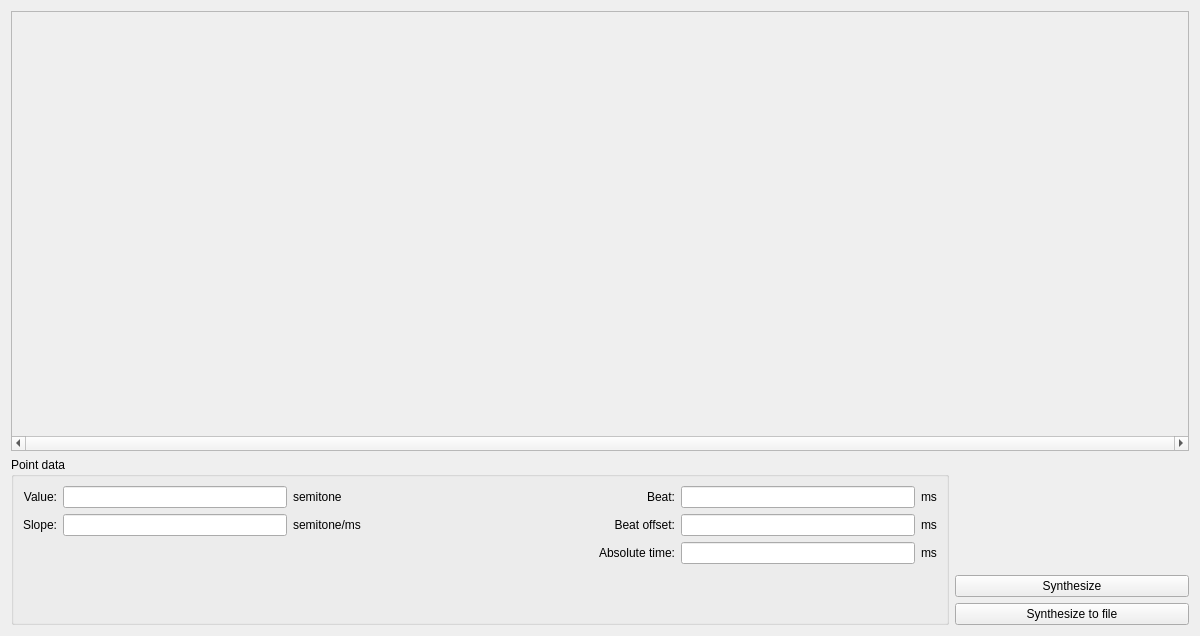
<?xml version="1.0" encoding="UTF-8"?>
<ui version="4.0">
 <class>IntonationWindow</class>
 <widget class="QWidget" name="IntonationWindow">
  <property name="geometry">
   <rect>
    <x>0</x>
    <y>0</y>
    <width>1200</width>
    <height>636</height>
   </rect>
  </property>
  <property name="windowTitle">
   <string>Intonation window</string>
  </property>
  <layout class="QVBoxLayout" name="verticalLayout">
   <item>
    <widget class="QScrollArea" name="intonationScrollArea">
     <property name="sizePolicy">
      <sizepolicy hsizetype="Expanding" vsizetype="MinimumExpanding">
       <horstretch>0</horstretch>
       <verstretch>2</verstretch>
      </sizepolicy>
     </property>
     <property name="minimumSize">
      <size>
       <width>0</width>
       <height>440</height>
      </size>
     </property>
     <property name="focusPolicy">
      <enum>Qt::NoFocus</enum>
     </property>
     <property name="verticalScrollBarPolicy">
      <enum>Qt::ScrollBarAlwaysOff</enum>
     </property>
     <property name="horizontalScrollBarPolicy">
      <enum>Qt::ScrollBarAlwaysOn</enum>
     </property>
     <property name="widgetResizable">
      <bool>true</bool>
     </property>
     <widget class="GS::IntonationWidget" name="intonationWidget">
      <property name="geometry">
       <rect>
        <x>0</x>
        <y>0</y>
        <width>1184</width>
        <height>416</height>
       </rect>
      </property>
      <property name="focusPolicy">
       <enum>Qt::StrongFocus</enum>
      </property>
      <layout class="QHBoxLayout" name="horizontalLayout_2">
       <property name="leftMargin">
        <number>0</number>
       </property>
       <property name="topMargin">
        <number>0</number>
       </property>
       <property name="rightMargin">
        <number>0</number>
       </property>
       <property name="bottomMargin">
        <number>0</number>
       </property>
      </layout>
     </widget>
    </widget>
   </item>
   <item>
    <widget class="QWidget" name="widget_2" native="true">
     <property name="sizePolicy">
      <sizepolicy hsizetype="Expanding" vsizetype="Expanding">
       <horstretch>0</horstretch>
       <verstretch>1</verstretch>
      </sizepolicy>
     </property>
     <layout class="QHBoxLayout" name="horizontalLayout">
      <property name="leftMargin">
       <number>0</number>
      </property>
      <property name="topMargin">
       <number>0</number>
      </property>
      <property name="rightMargin">
       <number>0</number>
      </property>
      <property name="bottomMargin">
       <number>0</number>
      </property>
      <item>
       <widget class="QGroupBox" name="groupBox">
        <property name="sizePolicy">
         <sizepolicy hsizetype="Expanding" vsizetype="Preferred">
          <horstretch>4</horstretch>
          <verstretch>0</verstretch>
         </sizepolicy>
        </property>
        <property name="title">
         <string>Point data</string>
        </property>
        <layout class="QHBoxLayout" name="horizontalLayout_3">
         <property name="leftMargin">
          <number>9</number>
         </property>
         <property name="topMargin">
          <number>9</number>
         </property>
         <property name="rightMargin">
          <number>9</number>
         </property>
         <property name="bottomMargin">
          <number>9</number>
         </property>
         <item>
          <widget class="QWidget" name="widget" native="true">
           <property name="sizePolicy">
            <sizepolicy hsizetype="Expanding" vsizetype="Expanding">
             <horstretch>3</horstretch>
             <verstretch>0</verstretch>
            </sizepolicy>
           </property>
           <layout class="QGridLayout" name="gridLayout">
            <property name="leftMargin">
             <number>0</number>
            </property>
            <property name="topMargin">
             <number>0</number>
            </property>
            <property name="rightMargin">
             <number>0</number>
            </property>
            <property name="bottomMargin">
             <number>0</number>
            </property>
            <item row="0" column="0">
             <widget class="QLabel" name="label">
              <property name="text">
               <string>Value:</string>
              </property>
              <property name="alignment">
               <set>Qt::AlignRight|Qt::AlignTrailing|Qt::AlignVCenter</set>
              </property>
             </widget>
            </item>
            <item row="0" column="1">
             <widget class="QLineEdit" name="valueLineEdit"/>
            </item>
            <item row="0" column="2">
             <widget class="QLabel" name="label_2">
              <property name="text">
               <string>semitone</string>
              </property>
             </widget>
            </item>
            <item row="1" column="0">
             <widget class="QLabel" name="label_3">
              <property name="text">
               <string>Slope:</string>
              </property>
              <property name="alignment">
               <set>Qt::AlignRight|Qt::AlignTrailing|Qt::AlignVCenter</set>
              </property>
             </widget>
            </item>
            <item row="1" column="1">
             <widget class="QLineEdit" name="slopeLineEdit"/>
            </item>
            <item row="2" column="1">
             <spacer name="verticalSpacer_2">
              <property name="orientation">
               <enum>Qt::Vertical</enum>
              </property>
              <property name="sizeHint" stdset="0">
               <size>
                <width>20</width>
                <height>40</height>
               </size>
              </property>
             </spacer>
            </item>
            <item row="1" column="2">
             <widget class="QLabel" name="label_10">
              <property name="text">
               <string>semitone/ms</string>
              </property>
             </widget>
            </item>
           </layout>
          </widget>
         </item>
         <item>
          <widget class="QWidget" name="widget_4" native="true">
           <property name="sizePolicy">
            <sizepolicy hsizetype="Expanding" vsizetype="Expanding">
             <horstretch>2</horstretch>
             <verstretch>0</verstretch>
            </sizepolicy>
           </property>
          </widget>
         </item>
         <item>
          <widget class="QWidget" name="widget_5" native="true">
           <property name="sizePolicy">
            <sizepolicy hsizetype="Expanding" vsizetype="Expanding">
             <horstretch>3</horstretch>
             <verstretch>0</verstretch>
            </sizepolicy>
           </property>
           <layout class="QGridLayout" name="gridLayout_2">
            <property name="leftMargin">
             <number>0</number>
            </property>
            <property name="topMargin">
             <number>0</number>
            </property>
            <property name="rightMargin">
             <number>0</number>
            </property>
            <property name="bottomMargin">
             <number>0</number>
            </property>
            <item row="0" column="2">
             <widget class="QLineEdit" name="beatLineEdit">
              <property name="readOnly">
               <bool>true</bool>
              </property>
             </widget>
            </item>
            <item row="0" column="0">
             <widget class="QLabel" name="label_4">
              <property name="text">
               <string>Beat:</string>
              </property>
              <property name="alignment">
               <set>Qt::AlignRight|Qt::AlignTrailing|Qt::AlignVCenter</set>
              </property>
             </widget>
            </item>
            <item row="0" column="3">
             <widget class="QLabel" name="label_5">
              <property name="text">
               <string>ms</string>
              </property>
             </widget>
            </item>
            <item row="1" column="2">
             <widget class="QLineEdit" name="beatOffsetLineEdit"/>
            </item>
            <item row="2" column="2">
             <widget class="QLineEdit" name="absoluteTimeLineEdit">
              <property name="readOnly">
               <bool>true</bool>
              </property>
             </widget>
            </item>
            <item row="1" column="0">
             <widget class="QLabel" name="label_6">
              <property name="text">
               <string>Beat offset:</string>
              </property>
              <property name="alignment">
               <set>Qt::AlignRight|Qt::AlignTrailing|Qt::AlignVCenter</set>
              </property>
             </widget>
            </item>
            <item row="1" column="3">
             <widget class="QLabel" name="label_7">
              <property name="text">
               <string>ms</string>
              </property>
             </widget>
            </item>
            <item row="2" column="0">
             <widget class="QLabel" name="label_8">
              <property name="text">
               <string>Absolute time:</string>
              </property>
              <property name="alignment">
               <set>Qt::AlignRight|Qt::AlignTrailing|Qt::AlignVCenter</set>
              </property>
             </widget>
            </item>
            <item row="2" column="3">
             <widget class="QLabel" name="label_9">
              <property name="text">
               <string>ms</string>
              </property>
             </widget>
            </item>
            <item row="3" column="2">
             <spacer name="verticalSpacer_3">
              <property name="orientation">
               <enum>Qt::Vertical</enum>
              </property>
              <property name="sizeHint" stdset="0">
               <size>
                <width>20</width>
                <height>40</height>
               </size>
              </property>
             </spacer>
            </item>
           </layout>
          </widget>
         </item>
        </layout>
       </widget>
      </item>
      <item>
       <widget class="QWidget" name="widget_3" native="true">
        <property name="sizePolicy">
         <sizepolicy hsizetype="Expanding" vsizetype="Preferred">
          <horstretch>1</horstretch>
          <verstretch>0</verstretch>
         </sizepolicy>
        </property>
        <layout class="QVBoxLayout" name="verticalLayout_2">
         <property name="leftMargin">
          <number>0</number>
         </property>
         <property name="topMargin">
          <number>0</number>
         </property>
         <property name="rightMargin">
          <number>0</number>
         </property>
         <property name="bottomMargin">
          <number>0</number>
         </property>
         <item>
          <spacer name="verticalSpacer">
           <property name="orientation">
            <enum>Qt::Vertical</enum>
           </property>
           <property name="sizeHint" stdset="0">
            <size>
             <width>20</width>
             <height>40</height>
            </size>
           </property>
          </spacer>
         </item>
         <item>
          <widget class="QPushButton" name="synthesizeButton">
           <property name="minimumSize">
            <size>
             <width>200</width>
             <height>0</height>
            </size>
           </property>
           <property name="text">
            <string>Synthesize</string>
           </property>
          </widget>
         </item>
         <item>
          <widget class="QPushButton" name="synthesizeToFileButton">
           <property name="minimumSize">
            <size>
             <width>200</width>
             <height>0</height>
            </size>
           </property>
           <property name="text">
            <string>Synthesize to file</string>
           </property>
          </widget>
         </item>
        </layout>
       </widget>
      </item>
     </layout>
    </widget>
   </item>
  </layout>
 </widget>
 <customwidgets>
  <customwidget>
   <class>GS::IntonationWidget</class>
   <extends>QWidget</extends>
   <header>src/IntonationWidget.h</header>
   <container>1</container>
  </customwidget>
 </customwidgets>
 <resources/>
 <connections/>
</ui>
